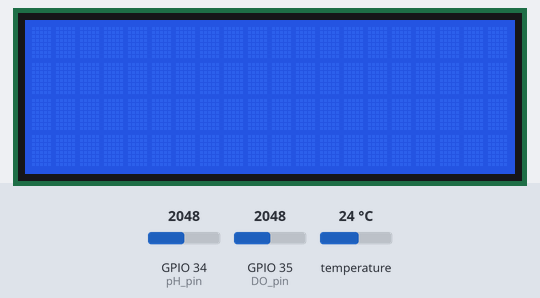
This sketch was run on a simulated ESP32. Shown: 20×4 character LCD. The test bench sets the inputs (shaded band); at power-on: GPIO 35 (DO_pin) = 2048, temperature 24 °C, GPIO 34 (pH_pin) = 2048. WiFi joins after 1.5 s; servers stay silent unless stated; uploads are accepted with an empty reply; what the sketch prints to the serial monitor is not drawn.

Above: at 3.8 s.
3.9 s: GPIO 35 (DO_pin) set to 1184
At 14.0 s:
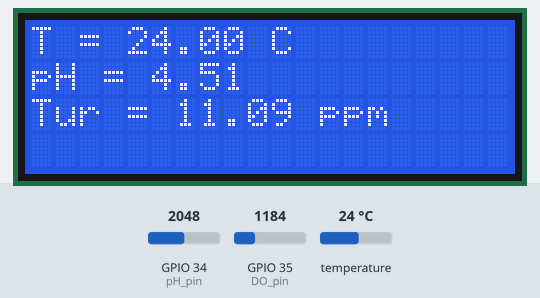
14.9 s: GPIO 35 (DO_pin) set to 1116
At 22.4 s:
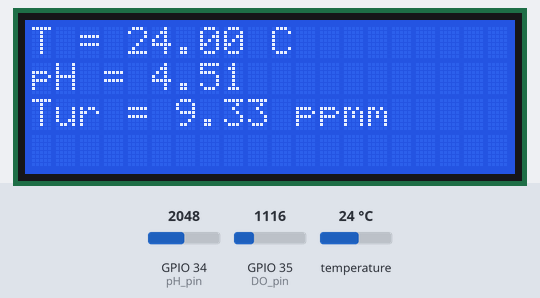
23.2 s: temperature set to 12 °C
At 30.8 s:
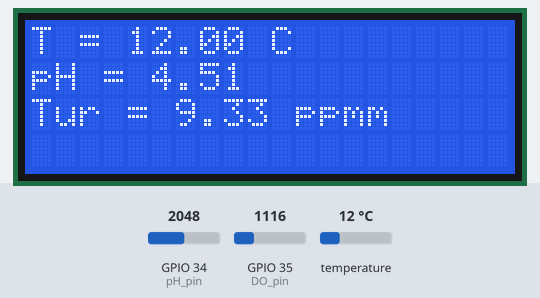
31.5 s: GPIO 34 (pH_pin) set to 2866
At 38.1 s:
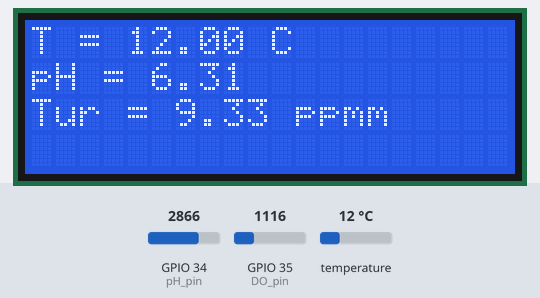
39.8 s: temperature set to 19 °C
48.1 s: GPIO 34 (pH_pin) set to 3603
At 54.9 s:
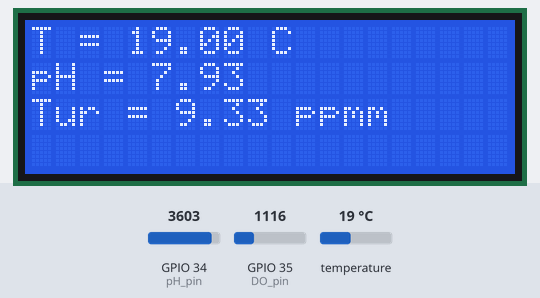
Timing chart, 0 to 56.4 s (numbered marks = the images above; inputs shaded):
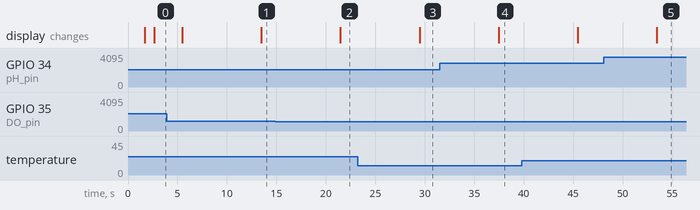

Measured:
- the behaviour switches between 1143 and 1142 on GPIO 35 (DO_pin) (found by bisection; images 1 and 2)
- after the input at 3.9 s, the display: first differs from a run without the input after 9.6 s (image 1)
- after the input at 14.9 s, the display: changes after 6.6 s (image 2)
- after the input at 23.2 s, the display: changes after 6.3 s (image 3)
- after the input at 31.5 s, the display: changes after 6.0 s (image 4)
- after the input at 48.1 s, the display: changes after 5.4 s (image 5)

The sketch:

ESP32ph_temp_tur.ino
```cpp
#include <OneWire.h>
#include <DallasTemperature.h>
#include <WiFi.h>
#include <Wire.h>
#include <ESPAsyncWebServer.h>
#include <SimpleTimer.h>
#include <LiquidCrystal_I2C.h>
#include <hd44780.h>
#include <hd44780ioClass/hd44780_I2Cexp.h> // i2c expander i/o class header
#include <HTTPClient.h>
// Define the LCD parameters
#define LCD_ADDRESS 0x27 // I2C address of the LCD
#define LCD_COLUMNS 20   // Number of columns
#define LCD_ROWS 4      // Number of rows

SimpleTimer timer;

float calibration_factor = 2.73;
unsigned long wifiTimeout = 10000;  // 10 seconds timeout

// Data wire is connected to GPIO 4 on the ESP32
#define ONE_WIRE_BUS 4

OneWire oneWire(ONE_WIRE_BUS);
DallasTemperature sensors(&oneWire);

// WiFi credentials
const char* ssid = " WIFI_SSID ";
const char* password = "WIFI_PASSWORD";

// Sensor pins
const int pH_pin = 34;
const int DO_pin = 35;
//const int NH3_pin = 36;

float temperature = 0.0;
float voltage = 0;
float pHValue = 0;

float ph_act;
float DOValue = 0.00;
float TDS_Sensor = 0.00;
// int NH3Value = 0;

hd44780_I2Cexp lcd; // declare lcd object: auto locate & auto config expander chip
hd44780_I2Cexp lcd2(0x27);


WiFiClient client;
String data;

void setup() {
  Serial.begin(115200);
  sensors.begin();
   unsigned long startAttemptTime = millis();
lcd.begin(LCD_COLUMNS, LCD_ROWS);
  int status; // Declare the status for the LCD
  status = lcd.begin(LCD_COLUMNS, LCD_ROWS);
if(status) // non zero status means it was unsuccesful
{
status = -status; // convert negative status value to positive number
// begin() failed so blink error code using the onboard LED if possible
hd44780::fatalError(status); // does not return
}
  pinMode(pH_pin, INPUT);
  pinMode(DO_pin, INPUT);
  // WiFi.mode(WIFI_STA);
  WiFi.begin(ssid, password);

  while (WiFi.status() != WL_CONNECTED && millis() - startAttemptTime < wifiTimeout){
    Serial.print("Attempting to connect");
    lcd.setCursor(0, 0);  // Line 1, Column 0
    lcd.print("WiFi Connecting");
    lcd.clear();
  }
  if (WiFi.status() == WL_CONNECTED) {

    lcd.clear();
    lcd.setCursor(1, 1);  // Line 1, Column 0
    lcd.print("WiFi Connected!");
    delay(1000);
    lcd.clear();
    Serial.println("\nConnected.");
}

}

void loop() {

  HTTPClient http;

    // The server URL with the PHP script
    String serverName = "https://example.com/data.php?";

  sensors.requestTemperatures();
  temperature = sensors.getTempCByIndex(0);

  // pHSensor = analogRead(pH_pin);
  TDS_Sensor = analogRead(DO_pin);
  // NH3Value = analogRead(NH3_pin);

  int sensorValue = analogRead(pH_pin);
  voltage = sensorValue * (3.3 / 4095.0); // ESP32 with 3.3V reference and 12-bit resolution
  // Calculate the pH value based on the calibrated factor
  pHValue = voltage * calibration_factor;
  // float voltage=pHSensor*(3.3/4095.0);
  // pHValue=(3.3*voltage);

  float Voltage = TDS_Sensor*5/1024.0; //Convert analog reading to Voltage
  DOValue=(133.42*Voltage*Voltage*Voltage - 255.86*Voltage*Voltage + 857.39*Voltage)*0.5; //Convert voltage value to TDS value
  DOValue = DOValue/1000.0;

  data = String("&Temp=")+temperature+String("&PH=")+ph_act+String("&Tur=")+DOValue+String("&Id=");

  Serial.print("Temperature: ");
  Serial.print(temperature);
  Serial.println(" °C");

  Serial.print("pH Value: ");
  Serial.println(pHValue);

  Serial.print("Turbidity Value: ");
  Serial.println(DOValue);

  // Serial.print("Ammonia Value: ");
  // Serial.println(NH3Value);

  delay(2000);

  lcd.setCursor(0, 0);  // Line 1, Column 0
  lcd.print("T = ");
  lcd.print(temperature);
  lcd.print(" C");

  lcd.setCursor(0, 1);  // Line 2, Column 0
  lcd.print("pH = ");
  lcd.print(pHValue);

  lcd.setCursor(0, 2);  // Line 3, Column 0
  lcd.print("Tur = ");
  lcd.print(DOValue);
  lcd.print(" ppm");
  // Combine URL and data
    String fullURL = serverName + data;

    // Start the HTTP GET request
    http.begin(fullURL);

    // Send the request
    int httpResponseCode = http.GET();

    // Check the response
    if (httpResponseCode > 0) {
      String response = http.getString();
      Serial.println(httpResponseCode);
      Serial.println(response);
    } else {
      Serial.print("Error on sending GET: ");
      Serial.println(httpResponseCode);
    }

    // Free resources
    http.end();
delay(5000); // send data every 1 second
}
```
